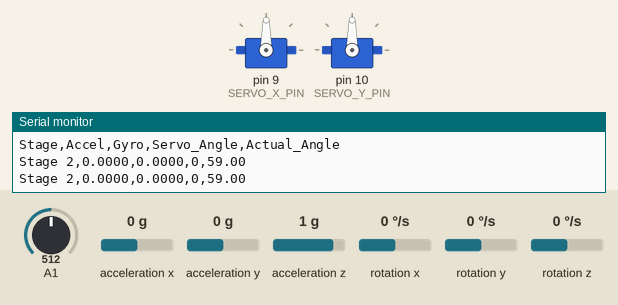
Recording of a sketch running on a simulated Arduino Uno, built with avr-gcc and run on an emulated ATmega328P. Shown: 2 × servo, the last lines printed to the serial monitor. Wiring (inferred from the names in the program): MPU-6050 motion sensor at I2C address 0x68. Inputs (shaded band) come from the test bench; at power-on: A1 = 512, acceleration x 0 g, acceleration y 0 g, acceleration z 1 g, rotation x 0 °/s, rotation y 0 °/s, rotation z 0 °/s.

Above: at 2.4 s.
At 5.0 s:
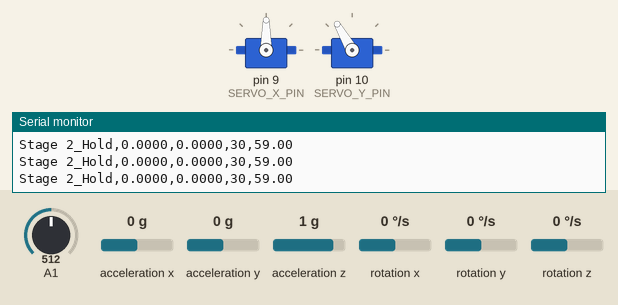
At 7.65 s:
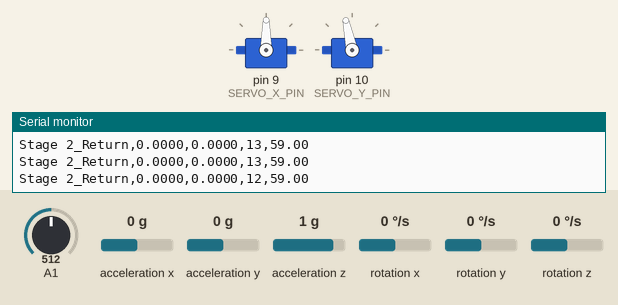
Timing chart, 0 to 12.9 s (numbered marks = the images above):
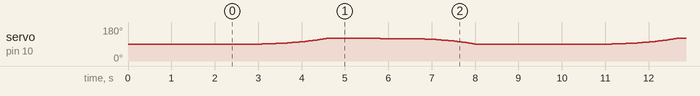

The sketch:

valueextraction1_31no2_copy_20250402063328.ino
```cpp
#include <Wire.h>
#include <Servo.h>
#include <math.h>

const int MPU_ADDR = 0x68;
int16_t ax, ay, az, gx, gy, gz;
Servo servoX, servoY;

float accel_x_offset = 0, accel_y_offset = 0;
float gyro_x_offset = 0, gyro_y_offset = 0;
int levelpos = 90;

const int SWEEP_ANGLE = 30;
const int NUM_SAMPLES = 150;
const int TIME_PERIOD = 1000;

const float ACCEL_SCALE = 16384.0;
const float GYRO_SCALE = 131.0;

const int FEEDBACK_X = A0;
const int FEEDBACK_Y = A1;
const int SERVO_X_PIN = 9;
const int SERVO_Y_PIN = 10;

void setup() {
    Serial.begin(115200);
    Wire.begin();

    servoX.attach(SERVO_X_PIN);
    servoY.attach(SERVO_Y_PIN);

    Wire.beginTransmission(MPU_ADDR);
    Wire.write(0x6B);
    Wire.write(0);
    Wire.endTransmission(true);

    servoX.write(90);
    servoY.write(90);

    calibrateIMU();

    Serial.println("Stage,Accel,Gyro,Servo_Angle,Actual_Angle");
}

void loop() {
    collectAndSweepServo("Y", servoY, "Y", FEEDBACK_Y);
}

void calibrateIMU() {
    servoX.write(levelpos);
    servoY.write(levelpos);
    const int CALIBRATION_SAMPLES = 200;
    float ax_sum = 0, ay_sum = 0, gx_sum = 0, gy_sum = 0;

    Serial.println("Calibrating IMU... Please keep the device still.");

    for (int i = 0; i < CALIBRATION_SAMPLES; i++) {
        readMPU6050();
        ax_sum += ax / ACCEL_SCALE;
        ay_sum += ay / ACCEL_SCALE;
        gx_sum += gx / GYRO_SCALE;
        gy_sum += gy / GYRO_SCALE;
        delay(10);
    }

    accel_x_offset = ax_sum / CALIBRATION_SAMPLES;
    accel_y_offset = ay_sum / CALIBRATION_SAMPLES;
    gyro_x_offset = gx_sum / CALIBRATION_SAMPLES;
    gyro_y_offset = gy_sum / CALIBRATION_SAMPLES;

    Serial.println("Calibration Complete!");
}

void readMPU6050() {
    Wire.beginTransmission(MPU_ADDR);
    Wire.write(0x3B);
    Wire.endTransmission(false);
    Wire.requestFrom(MPU_ADDR, 14, true);

    ax = Wire.read() << 8 | Wire.read();
    ay = Wire.read() << 8 | Wire.read();
    az = Wire.read() << 8 | Wire.read();
    Wire.read(); Wire.read();
    gx = Wire.read() << 8 | Wire.read();
    gy = Wire.read() << 8 | Wire.read();
    gz = Wire.read() << 8 | Wire.read();
}

float getServoPosition(int feedbackPin) {
    int rawValue = analogRead(feedbackPin);
    rawValue = map(rawValue, 77, 655, 0, 180);
    return rawValue;
}

void collectAndSweepServo(const char* axis, Servo &servo, const char* logAxis, int feedbackPin) {
    float progress = 0;
    int newPos = levelpos;

    // ---- Forward sweep ----
    for (int i = 0; i < NUM_SAMPLES; i++) {
        logMotion(i, NUM_SAMPLES, true, servo, logAxis, feedbackPin);
    }

    // ---- Hold at max position ----
    const int HOLD_SAMPLES = 50;
    int maxPos = levelpos + SWEEP_ANGLE;
    servo.write(maxPos);

    for (int i = 0; i < HOLD_SAMPLES; i++) {
        readMPU6050();

        float accel_x = (ax / ACCEL_SCALE) - accel_x_offset;
        float accel_y = (ay / ACCEL_SCALE) - accel_y_offset;
        float gyro_x = (gx / GYRO_SCALE) - gyro_x_offset;
        float gyro_y = (gy / GYRO_SCALE) - gyro_y_offset;

        float angle_x = atan2(accel_y, sqrt(accel_x * accel_x + (az / ACCEL_SCALE) * (az / ACCEL_SCALE))) * 180 / M_PI;
        float angle_y = atan2(-accel_x, sqrt(accel_y * accel_y + (az / ACCEL_SCALE) * (az / ACCEL_SCALE))) * 180 / M_PI;

        float actualPos = getServoPosition(feedbackPin);

        if (strcmp(logAxis, "X") == 0) {
            Serial.print("Stage 1_Hold,");
            Serial.print(angle_y, 4); Serial.print(",");
            Serial.print(gyro_y, 4); Serial.print(",");
            Serial.print(maxPos - 90); Serial.print(",");
            Serial.println(actualPos + 29 - 90);
        } else {
            Serial.print("Stage 2_Hold,");
            Serial.print(angle_x, 4); Serial.print(",");
            Serial.print(gyro_x, 4); Serial.print(",");
            Serial.print(maxPos - 90); Serial.print(",");
            Serial.println(actualPos - 76);
        }

        delay(20);
    }

    // ---- Return sweep ----
    for (int i = 0; i < NUM_SAMPLES; i++) {
        logMotion(i, NUM_SAMPLES, false, servo, logAxis, feedbackPin);
    }

    // ---- Idle logging ----
    const int IDLE_SAMPLES = 100;
    servo.write(levelpos);

    for (int i = 0; i < IDLE_SAMPLES; i++) {
        readMPU6050();

        float accel_x = (ax / ACCEL_SCALE) - accel_x_offset;
        float accel_y = (ay / ACCEL_SCALE) - accel_y_offset;
        float gyro_x = (gx / GYRO_SCALE) - gyro_x_offset;
        float gyro_y = (gy / GYRO_SCALE) - gyro_y_offset;

        float angle_x = atan2(accel_y, sqrt(accel_x * accel_x + (az / ACCEL_SCALE) * (az / ACCEL_SCALE))) * 180 / M_PI;
        float angle_y = atan2(-accel_x, sqrt(accel_y * accel_y + (az / ACCEL_SCALE) * (az / ACCEL_SCALE))) * 180 / M_PI;

        float actualPos = getServoPosition(feedbackPin);

        if (strcmp(logAxis, "X") == 0) {
            Serial.print("Stage 1_Idle,");
            Serial.print(angle_y, 4); Serial.print(",");
            Serial.print(gyro_y, 4); Serial.print(",");
            Serial.print(levelpos - 90); Serial.print(",");
            Serial.println(actualPos + 29 - 90);
        } else {
            Serial.print("Stage 2_Idle,");
            Serial.print(angle_x, 4); Serial.print(",");
            Serial.print(gyro_x, 4); Serial.print(",");
            Serial.print(levelpos - 90); Serial.print(",");
            Serial.println(actualPos - 76);
        }

        delay(20);
    }
}

void logMotion(int i, int total, bool forward, Servo &servo, const char* logAxis, int feedbackPin) {
    readMPU6050();

    float accel_x = (ax / ACCEL_SCALE) - accel_x_offset;
    float accel_y = (ay / ACCEL_SCALE) - accel_y_offset;
    float gyro_x = (gx / GYRO_SCALE) - gyro_x_offset;
    float gyro_y = (gy / GYRO_SCALE) - gyro_y_offset;

    float angle_x = atan2(accel_y, sqrt(accel_x * accel_x + (az / ACCEL_SCALE) * (az / ACCEL_SCALE))) * 180 / M_PI;
    float angle_y = atan2(-accel_x, sqrt(accel_y * accel_y + (az / ACCEL_SCALE) * (az / ACCEL_SCALE))) * 180 / M_PI;

    float progress = pow((float)i / (total - 1), 3);
    int newPos = forward ?
        levelpos + (SWEEP_ANGLE * progress) :
        levelpos + (SWEEP_ANGLE * (1 - progress));

    servo.write(newPos);
    float actualPos = getServoPosition(feedbackPin);

    const char* stageLabel = forward ? (strcmp(logAxis, "X") == 0 ? "Stage 1" : "Stage 2")
                                     : (strcmp(logAxis, "X") == 0 ? "Stage 1_Return" : "Stage 2_Return");

    Serial.print(stageLabel); Serial.print(",");
    if (strcmp(logAxis, "X") == 0) {
        Serial.print(angle_y, 4); Serial.print(",");
        Serial.print(gyro_y, 4); Serial.print(",");
        Serial.print(newPos - 90); Serial.print(",");
        Serial.println(actualPos + 29 - 90);
    } else {
        Serial.print(angle_x, 4); Serial.print(",");
        Serial.print(gyro_x, 4); Serial.print(",");
        Serial.print(newPos - 90); Serial.print(",");
        Serial.println(actualPos - 76);
    }

    int delayTime = TIME_PERIOD * (forward ? (1 - progress) : progress) / total;
    delay(max(delayTime, 10));
}
```
